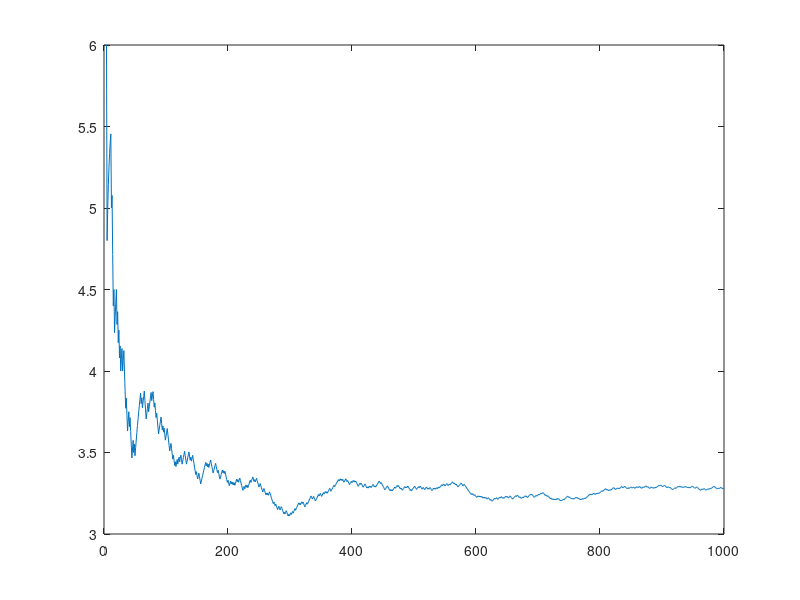

This figure's MATLAB source:
%Problem 1 A
clear all
close all
clc
n=1000;
x=rand(n,1);y=rand(n,1);z=rand(n,1);
for j= 1:n
    count(j)=0;
    for i=1:j       
        if x(i)^2+y(i)^2+z(i)^2<=1
            count(j)=count(j)+1;
        end
    end
Pi(j)=count(j)*6.0/j;
end
j=1:n;
plot(j,Pi(j))
Pi(j)